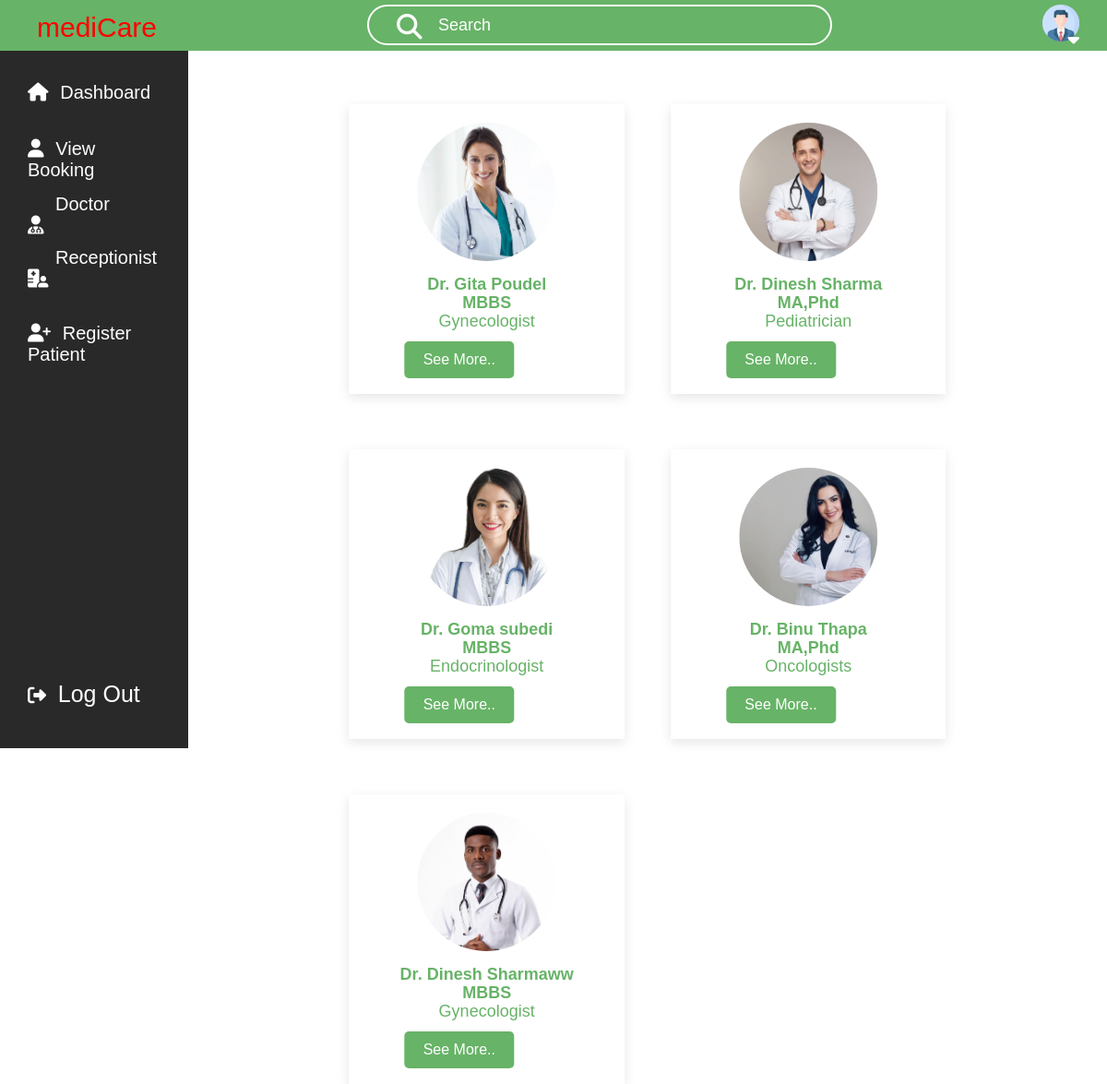
Page /Html/Admin/view_doctor.php on the committed database.
### tables this page shows
CREATE TABLE `add_doctor` (
  `id` int(11) NOT NULL,
  `name` varchar(255) NOT NULL,
  `date` varchar(255) NOT NULL,
  `address` varchar(255) NOT NULL,
  `pnumber` varchar(255) NOT NULL,
  `gender` varchar(255) NOT NULL,
  `file` varchar(255) NOT NULL,
  `department` varchar(255) NOT NULL,
  `NMC` varchar(255) NOT NULL,
  `Qualifications` varchar(255) NOT NULL,
  `time` varchar(255) NOT NULL,
  `password` varchar(50) NOT NULL,
  `category` varchar(50) NOT NULL
);

### Html/Admin/view_doctor.php (the view, shortened to what this page needs)
<!DOCTYPE html>
<html lang="en">
<head>
    <link rel="stylesheet" href="../../CSS/dashboard/patient.css">
    <link rel="stylesheet" href="https://cdnjs.cloudflare.com/ajax/libs/font-awesome/6.5.1/css/all.min.css" />
    <link rel="stylesheet" href="../../CSS/Admin/Admin.css">
    <link rel="stylesheet" href="../../CSS/dashboard/doc_list.css">
</head>
<body>
    <nav class="navbar">
        <div class="logo">mediCare</div>
        <div class="search">
            <i class="fa-solid fa-magnifying-glass  search_icon"></i>
            <input type="search" id="search_bar" placeholder="Search">
        </div>
        <div class="profile">
            <label for="check1" class="menu-list">
                <img src="../../img_file/profile.png" class="profile_pic" alt="">
                <i class="fa-solid fa-caret-down drop"></i>
            </label>
        </div>
    </nav>
    <div class="container">
        <div class="side_nav">
<div class="sideNav_menu">
    <i class="fa-solid fa-house icon "></i>
    <a href="./admin_dashboard.php" class="dashboard">Dashboard</a>
</div>
<div class="sideNav_menu">
    <i class="fas fa-user icon "></i>
    <a href="./app_view.php" class="dashboard">View Booking</a>
</div>
<div class="sideNav_menu">
    <i class="fas fa-user-md icon "></i>
    <label for="check2" class="menu-list dashboard doctor_list">Doctor</label>
</div>
<div class="sideNav_menu">
    <i class="fas fa-hospital-user icon "></i>
    <label for="check3" class="menu-list dashboard recep_list">Receptionist</label>
</div>
<div class="sideNav_menu">
    <i class="fas fa-user-plus icon "></i>
    <a href="./register_patient.php" class="dashboard">Register Patient</a>
</div>
<div class=" sideNav_menu sideNav_menu11">
    <i class="fa-solid fa-right-from-bracket icon "></i>
    <a href="../../php/logout.php" class="dashboard">log Out</a>
</div>
</div>
        <div class="workSpace">
        <div class="box">
                <?php
                $conn = mysqli_connect('localhost','root','','hms');
                $query = "select * from Add_doctor ";
                $data = mysqli_query($conn,$query);
                while($row = mysqli_fetch_assoc($data)){
                    echo "
                <div class='sub_box'>
                    <div class='image'>
                        <img src='../Admin/$row[file]' class='title_img' >
                    </div>
                    <div class='text'>
                    <h3 class='title'>Dr. $row[name]</h3>
                    <h6 class='title'> $row[Qualifications]</h6>
                    <p class='title'> $row[category]</p>
<a href='./doc_profile.php?id=$row[id]' class='seemorebtn'> <button class='btn'>see more..</button></a>
</div>
                </div>
                ";}
                ?>
            </div>
        </div>
        </div>
</body>
</html>

### CSS/dashboard/patient.css (style rules this page uses)
* { padding: 0; margin: 0; font-family: sans-serif; }
html { font-size: 62.5% }
:root { --white:white; }
.navbar { width: 100%; height: 5.5rem; background-color: rgba(0, 128, 0, 0.596); display: flex; justify-content: space-between; position: relative; position: sticky; top: 0; left: 0; z-index: 1; }
.logo { font-size: 3rem; line-height: 6rem; margin-left: 4rem; color: red; }
.search { height: 4rem; width: 50rem; border: 0.2rem solid white; border-radius: 4rem; position: relative; top:0.5rem; justify-content: space-between; display: flex; }
.search_icon { font-size: 2.75rem; color: var(--white); position: relative; left: 3rem; top: 0.8rem; }
#search_bar { width: 42rem; border-radius: 4rem; outline: none; border: none; padding-left: 1rem; background: none; color: var(--white); font-size: 1.8rem; position: relative; left: -1.5rem; }
#search_bar::placeholder { color: var(--white); font-size: 1.8rem; }
.profile { height: 4rem; width: 4rem; border-radius: 50%; background-color: rgb(198, 182, 182); margin-right: 3rem; position: relative; top: 0.5rem; }
label { display: block; position: relative; }
.drop { position: absolute; right: 0; top: 2.8rem; color: var(--white); font-size: 2rem; }
.container { height: 94.5vh; width: 100%; display: flex; position: relative; }
.side_nav { height: 94.5vh; width: 17%; background-color: rgba(9, 9, 9, 0.868); position: fixed; z-index: 99; }
.sideNav_menu { margin: 3rem 3rem; padding: 0.4rem 0; }
.dashboard { font-size: 2rem; text-decoration: none; color: var(--white); margin-left: 1rem; }
.icon { font-size: 2rem; color: var(--white); }
.workSpace { height: 94.5vh; width: 83%; position: absolute; right: 0%; }
.sideNav_menu11 { position: absolute; bottom: 1rem; }
.sideNav_menu11 a { font-size: 2.5rem; text-transform: capitalize; }
.profile_pic { position: absolute; width: 100%; }

### CSS/Admin/Admin.css (style rules this page uses)
* { text-decoration: none; list-style: none; }
:root { font-size: 62.5%; }
.doctor_list { margin-left: 3rem; position: absolute; top: 15.5rem; }
label { display: block; position: relative; }
.recep_list { margin-left: 3rem; position: absolute; top: 21.3rem; }

### CSS/dashboard/doc_list.css (style rules this page uses)
.box { height: 80vh; width: 65%; position: absolute; top: 50%; left: 50%; transform: translate(-50%,-50%); display: grid; justify-content: center; grid-template-columns: repeat(auto-fit , minmax(20rem,1fr)); gap: 5rem; }
.sub_box { box-shadow: rgba(0, 0, 0, 0.1) 0px 4px 12px; background-color: white; margin-bottom: 1rem; }
.title { font-size: 1.8rem; color: rgba(0, 128, 0, 0.596) ; text-align: center; margin-top: 1rem; line-height: 1rem; }
.title_img { width: 100%; }
.image { width: 15rem; height: 15rem; border-radius: 50%; overflow: hidden; margin: 20px auto; }
.seemorebtn .btn { text-align: center; margin-top: -20px; padding: 5px; text-transform: capitalize; font-size: 16px; margin: 17px 60px; background: transparent; width: 119px; outline: none; border: none; background-color: rgba(0, 128, 0, 0.596); color: white; border-radius: 5px; }

### Html/Admin/view_doctor.php (style rules this page uses)
.btn { padding: 1rem; height: 4rem; width: 14rem; outline: none; border: none; background-color: rgba(0, 128, 0, 0.596); color: white; border-radius: 1rem; font-size: 1.5rem; margin-left: 20px; }
.seemorebtn .btn { text-align: center; margin-top: -20px; padding: 5px; text-transform: capitalize; font-size: 16px; margin: 17px 60px; background: transparent; width: 119px; outline: none; border: none; background-color: rgba(0, 128, 0, 0.596); color: white; border-radius: 5px; }

### rows in the picture
add_doctor: file (picture), name "Gita Poudel", Qualifications "MBBS", category "Gynecologist"
add_doctor: file (picture), name "Dinesh Sharma", Qualifications "MA,Phd", category "Pediatrician"
add_doctor: file (picture), name "Goma subedi", Qualifications "MBBS", category "Endocrinologist"
add_doctor: file (picture), name "Binu Thapa", Qualifications "MA,Phd", category "Oncologists"
add_doctor: file (picture), name "Dinesh Sharmaww", Qualifications "MBBS", category "Gynecologist"
